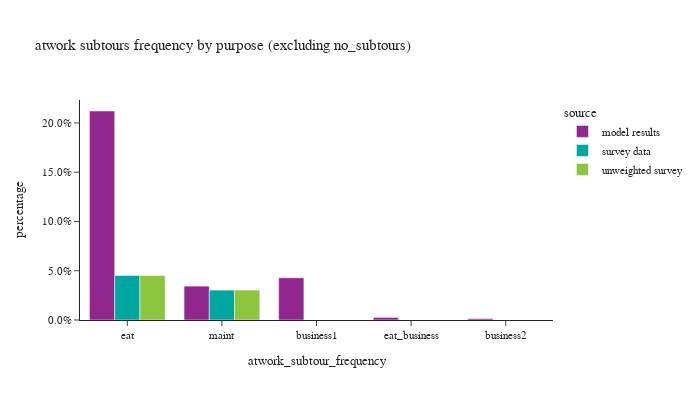

Notebook code cell kept with this figure:
### Code cell
df_plot = work_tour.groupby(['source','atwork_subtour_frequency'])['tour_weight'].sum().reset_index()
df_plot['percentage'] = df_plot.groupby(['source'], group_keys=False)['tour_weight']. \
    apply(lambda x: x / float(x.sum()))
fig1 = px.bar(df_plot.loc[df_plot['atwork_subtour_frequency']!='no_subtours'], x='atwork_subtour_frequency', y="percentage", color="source", barmode="group",
              category_orders={"atwork_subtour_frequency": ['no_subtours','eat','maint','business1','eat_business','business2']},
              title="atwork subtours frequency by purpose (excluding no_subtours)")
fig1.for_each_annotation(lambda a: a.update(text = a.text.split("=")[-1]))
fig1.update_layout(height=400, width=700, font=dict(size=11), yaxis=dict(tickformat=".1%"))
fig1.show()

### Figure 1 — Plotly figure (JSON) as saved in the notebook; plotly's stock layout.template omitted (floating-point values rounded to 4 significant figures)
{"data": [{"alignmentgroup": "True", "hovertemplate": "source=model results<br>atwork_subtour_frequency=%{x}<br>percentage=%{y}<extra></extra>", "legendgroup": "model results", "marker": {"color": "#91268F", "pattern": {"shape": ""}}, "name": "model results", "offsetgroup": "model results", "orientation": "v", "showlegend": true, "textposition": "auto", "type": "bar", "x": ["business1", "business2", "eat", "eat_business", "maint"], "xaxis": "x", "y": [0.04281, 0.001373, 0.2121, 0.002623, 0.03436], "yaxis": "y"}, {"alignmentgroup": "True", "hovertemplate": "source=survey data<br>atwork_subtour_frequency=%{x}<br>percentage=%{y}<extra></extra>", "legendgroup": "survey data", "marker": {"color": "#00A7A0", "pattern": {"shape": ""}}, "name": "survey data", "offsetgroup": "survey data", "orientation": "v", "showlegend": true, "textposition": "auto", "type": "bar", "x": ["eat", "maint"], "xaxis": "x", "y": [0.04518, 0.03034], "yaxis": "y"}, {"alignmentgroup": "True", "hovertemplate": "source=unweighted survey<br>atwork_subtour_frequency=%{x}<br>percentage=%{y}<extra></extra>", "legendgroup": "unweighted survey", "marker": {"color": "#8CC63E", "pattern": {"shape": ""}}, "name": "unweighted survey", "offsetgroup": "unweighted survey", "orientation": "v", "showlegend": true, "textposition": "auto", "type": "bar", "x": ["eat", "maint"], "xaxis": "x", "y": [0.04518, 0.03034], "yaxis": "y"}], "layout": {"barmode": "group", "font": {"size": 11}, "height": 400, "legend": {"title": {"text": "source"}, "tracegroupgap": 0}, "title": {"text": "atwork subtours frequency by purpose (excluding no_subtours)"}, "width": 700, "xaxis": {"anchor": "y", "categoryarray": ["no_subtours", "eat", "maint", "business1", "eat_business", "business2"], "categoryorder": "array", "domain": [0.0, 1.0], "title": {"text": "atwork_subtour_frequency"}}, "yaxis": {"anchor": "x", "domain": [0.0, 1.0], "tickformat": ".1%", "title": {"text": "percentage"}}}}
